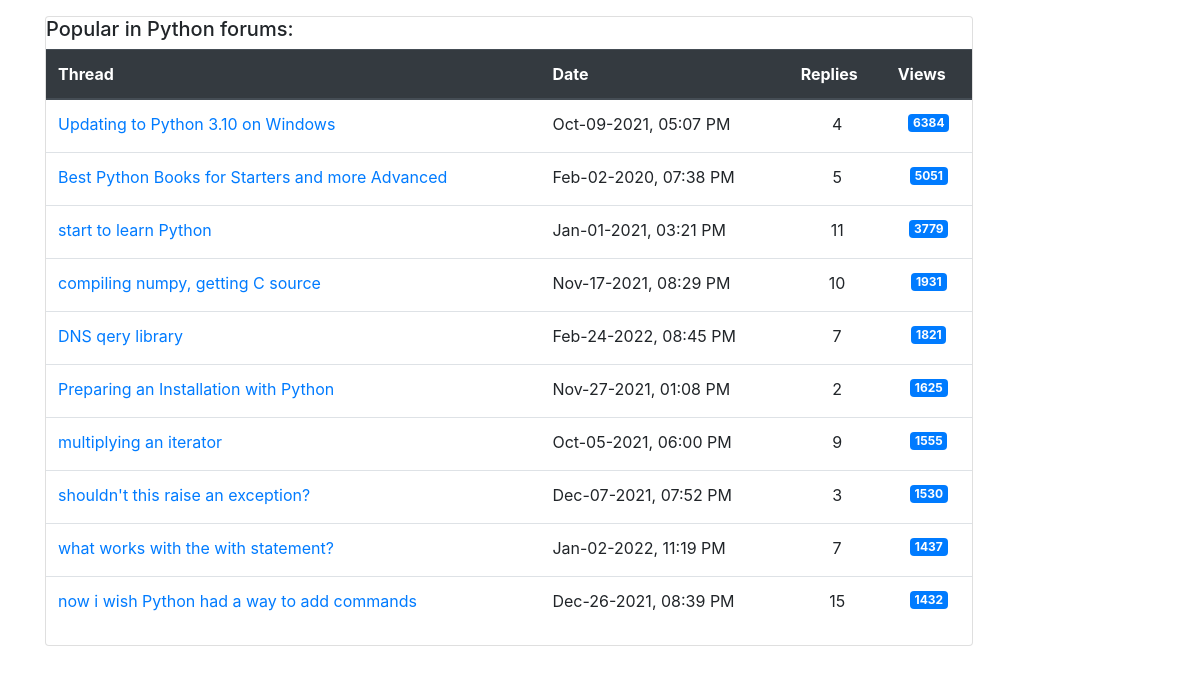
The page / on the database its author committed.
### pnews/models.py (models this page shows, shortened)
class Headline(models.Model):
  title = models.CharField(max_length=200)
  url = models.TextField(default='')
  date = models.CharField(max_length=64)
  replies = models.IntegerField(default=0)
  views = models.IntegerField(default=0)

### pnews/views.py (the view)
# urls.py: path('', news_list, name="home"),
def news_list(request):
    headlines = Headline.objects.all().order_by('-views')[:10]
    context = {
        'object_list': headlines,
    }
    return render(request, "home.html", context)

### pnews/templates/home.html
{% extends 'base.html'  %}
{% block content  %}
  <div class="card" style="width: 58rem;">
        <table class="table">
          <thead class="thead-dark">
            <tr>
              <h5 align="left">Popular in Python forums:</h4>
            </tr>
            <tr>
              <th scope="col">Thread</th>
              <th scope="col">Date</th>
              <th scope="col">Replies</th>
              <th scope="col" >Views</th>
            </tr>
          </thead>
          <tbody>
            {% for object in object_list %}
            <tr>
              <td><a href="{{object.url}}">{{object.title}}</a></td>
              <td>{{object.date}}</td>
              <td align="center">{{object.replies}}</td>
              <td align="center" ><h6><span class="badge badge-primary">
                {{object.views}}</span></h6></td>
            </tr>
            {% endfor %}
          </tbody>
        </table>
      </div>
  {% endblock  %}

### templates/base.html (shortened to what this page needs)
<!doctype html>
<html lang="en">
  <head>
    <link rel="stylesheet" href="/static/css/bootstrap.min.css" >
    <link rel="stylesheet" href="/static/css/bootstrap.css" >
  </head>
  <body>
    <div class="container">
      {% block content  %}{% endblock  %}
    </div>
  </body>
</html>

### rows shown on the page
Headline: title "Updating to Python 3.10 on Windows", date "Oct-09-2021, 05:07 PM", replies "4", views "6384"
Headline: title "Best Python Books for Starters and more Advanced", date "Feb-02-2020, 07:38 PM", replies "5", views "5051"
Headline: title "start to learn Python", date "Jan-01-2021, 03:21 PM", replies "11", views "3779"
Headline: title "compiling numpy, getting C source", date "Nov-17-2021, 08:29 PM", replies "10", views "1931"
Headline: title "DNS qery library", date "Feb-24-2022, 08:45 PM", replies "7", views "1821"
Headline: title "Preparing an Installation with Python", date "Nov-27-2021, 01:08 PM", replies "2", views "1625"
Headline: title "multiplying an iterator", date "Oct-05-2021, 06:00 PM", replies "9", views "1555"
Headline: title "shouldn't this raise an exception?", date "Dec-07-2021, 07:52 PM", replies "3", views "1530"
Headline: title "what works with the with statement?", date "Jan-02-2022, 11:19 PM", replies "7", views "1437"
Headline: title "now i wish Python had a way to add commands", date "Dec-26-2021, 08:39 PM", replies "15", views "1432"
